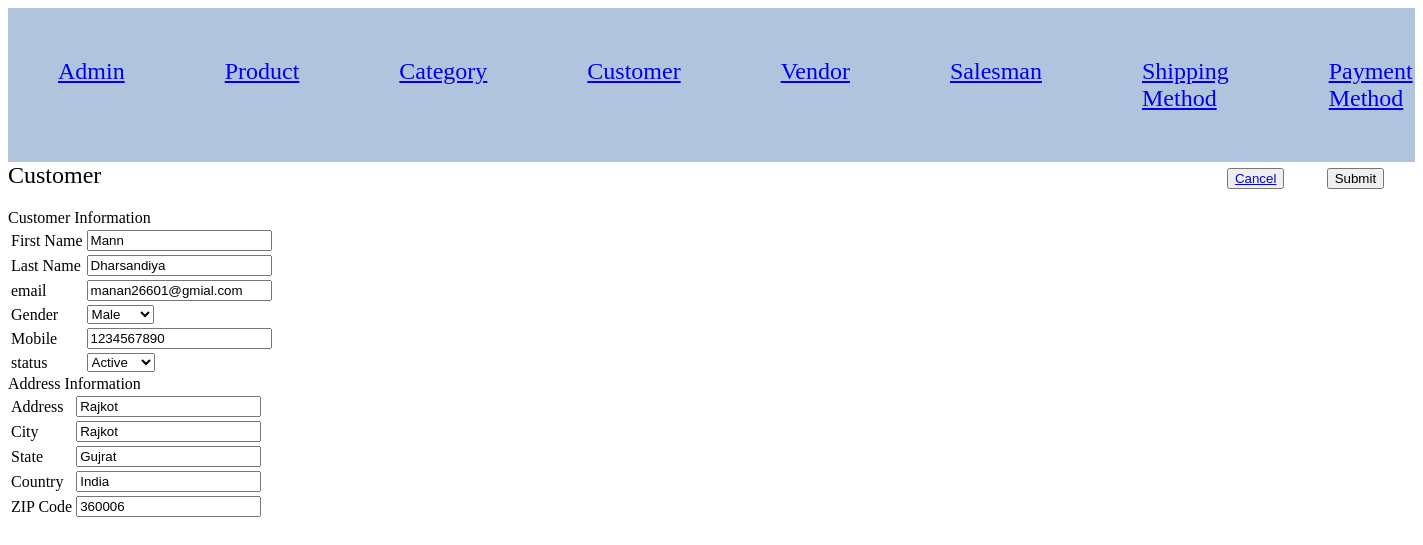
The page /project-manan-dharsandiya/Index.php?c=customer&a=edit&id=102 on the database its author committed.
### tables this page shows
CREATE TABLE `customer` (
  `customer_id` int(11) NOT NULL,
  `first_name` varchar(255) NOT NULL,
  `last_name` varchar(255) NOT NULL,
  `email` varchar(255) NOT NULL,
  `gender` enum('1','2') NOT NULL,
  `mobile` int(10) NOT NULL,
  `status` enum('1','2') NOT NULL,
  `created_at` datetime NOT NULL,
  `updated_at` datetime DEFAULT NULL
);

CREATE TABLE `customer_address` (
  `address_id` int(11) NOT NULL,
  `customer_id` int(11) NOT NULL,
  `address` varchar(255) NOT NULL,
  `city` varchar(50) NOT NULL,
  `state` varchar(50) NOT NULL,
  `country` varchar(50) NOT NULL,
  `zip` int(8) NOT NULL
);

### project-manan-dharsandiya/Model/Core/View.php (called while the page is built, shortened)
<?php
class Model_Core_View
{
	protected $data = [];
	protected $template = null;
	public function __get($key)
	{
		return $this->data[$key];
	}
	public function setData($data)
	{
		$this->data = $data;
		return $this;
	}
	public function setTemplate($template)
	{
		$this->template = $template;
		return $this;
	}
	public function getTemplate()
	{
		return $this->template;
	}
	public function render()
	{
		require 'View' . DS . $this->getTemplate();
	}
	public function getUrl($action = null, $controller = null, $params = [], $resetParam = false)
	{
		return Ccc::getModel('Core_Url')->getUrl($action, $controller, $params, $resetParam);
	}
}
?>

### project-manan-dharsandiya/Controller/Core/Action.php (called while the page is built, shortened)
<?php
class Controller_Core_Action
{
	protected $view = null;
	public function setView($view)
	{
		$this->view = $view;
		return $this;
	}
	public function getView()
	{
		if ($this->view) {
			return $this->view;
		}
		$view = Ccc::getModel('Core_View');
		return $view;
	}
	public function render()
	{
		return $this->getView()->render();
	}
}
?>

### project-manan-dharsandiya/Controller/Customer.php (called while the page is built, shortened)
<?php
class Controller_Customer extends Controller_Core_Action
{
	public function editAction()
	{
		try {
			if (!($id = (int) $this->getRequest()->getParams('id'))) {
				throw new Exception("Invalid request.", 1);
			}
			if (!($customer =  Ccc::getModel('Customer_Row')->load($id))) {
				throw new Exception("Invalid Id.", 1);
			}
			$customerAddress =  Ccc::getModel('Customer_Row');
			$customerAddress->getTable()->setTableName('customer_address');
			if (!$customerAddress->load($id)) {
				throw new Exception("Invalid Id.", 1);
			}
			$this->render();
		} catch (Exception $e) {
			$this->getMessage()->addMessage($e->getMessage(),Model_Core_Message::FAILURE);
			$this->redirect('grid');
		}
	}
}
?>

### project-manan-dharsandiya/Controller/Core/Front.php (called while the page is built, shortened)
<?php
class Controller_Core_Front
{
	public function init()
	{
		$request = Ccc::getModel('Core_Request');
		$controller = new $controllerClassName();
		$actionName = $request->getActionName().'Action';
		$controller->$actionName();
	}
}
?>

### project-manan-dharsandiya/Index.php (called while the page is built, shortened)
<?php
spl_autoload_register(function ($className) {
    $classPath = str_replace('_', '/', $className);
});
class Ccc
{
	public static function init()
	{
		$front = new Controller_Core_Front();
		$front->init();
	}
	public static function getModel($className)
	{
		return new $className();
	}
}
Ccc::init();
?>

### project-manan-dharsandiya/Model/Core/Url.php (called while the page is built, shortened)
<?php
class Model_Core_Url
{
	public function getUrl($action = null, $controller = null, $params = [], $resetParam = false)
	{
		$request = Ccc::getModel('Core_Request');
		$final = $request->getParams();
		if ($resetParam) {
			$final = [];
		}
		if ($controller) {
			$final['c'] = $controller;
		}
		else {
			$final['c'] = $request->getControllerName();
		}
		if ($action) {
			$final['a'] = $action;
		}
		else {
			$final['a'] = $request->getActionName();
		}
		$queryString = http_build_query($final);
		$url = $_SERVER['REQUEST_SCHEME'] . "://" . $_SERVER['HTTP_HOST'] . $_SERVER['SCRIPT_NAME'] . "?" . $queryString;
		return $url;
	}
}
?>

### project-manan-dharsandiya/Model/Core/Request.php (called while the page is built, shortened)
<?php
class Model_Core_Request
{
	public function getParams($key=null, $value=null)
	{
		if ($key == null) {
			return $_GET;
		}
		if (array_key_exists($key, $_GET)) {
			return $_GET[$key];
		}
		return $value;
	}
	public function getControllerName()
	{
		return $this->getParams('c', 'Index');
	}
}
?>

### project-manan-dharsandiya/Model/Core/Table/Row.php (called while the page is built, shortened)
<?php
class Model_Core_Table_Row
{
	protected $data = [];
	protected $table = null;
	public function setTable($table)
	{
		$this->table = $table;
		return $this;
	}
	public function getTable()
	{
		if ($this->table) {
			return $this->table;
		}
		return $this->table;
	}
	public function getTableName()
	{
		return $this->getTable()->getTableName();
	}
	public function getPrimaryKey()
	{
		return $this->getTable()->getPrimaryKey();
	}
	public function __get($key)
	{
		if (array_key_exists($key, $this->data)) {
			return $this->data[$key];
		}
		return null;
	}
	public function setData($data)
	{
		$this->data = array_merge($this->data, $data);
		return $this;
	}
	public function load($id, $column = null)
	{
		if (!$column) {
			$column = $this->getPrimaryKey();
		}
		$query = "SELECT * FROM `{$this->getTableName()}` WHERE `{$column}` = '{$id}'";
		$row = $this->getTable()->fetchRow($query);
		return $this;
	}
}
?>

### project-manan-dharsandiya/Model/Core/Adapter.php (called while the page is built, shortened)
<?php
class Model_Core_Adapter
{
	public $config = [
		'host' => 'localhost',
		'username' => 'root',
		'password' => '',
		'dbname' => 'project-manan-dharsandiya1'
	];
	public function connect(){
		$connect = mysqli_connect(
			$this->config['host'],
			$this->config['username'],
			$this->config['password'],
			$this->config['dbname']
		);
		return $connect;
	}
	public function fetchRow($query){
		$connect = $this->connect();
		$result = mysqli_query($connect, $query);
		if ($result->num_rows > 0) {
			return $result->fetch_assoc();
		}
		return false;
	}
}
?>

### project-manan-dharsandiya/Model/Core/Table.php (called while the page is built, shortened)
<?php
class Model_Core_Table
{
	public function getAdapter()
	{
		$adapter = Ccc::getModel('Core_Adapter');
		return $adapter;
	}
	public function fetchRow($query)
	{
		return $this->getAdapter()->fetchRow($query);
	}
}
?>

### project-manan-dharsandiya/Model/Customer/Row.php (called while the page is built, shortened)
<?php
class Model_Customer_Row extends Model_Core_Table_Row
{
	public function getStatusOptions()
	{
		return [
			self::STATUS_ACTIVE => self::STATUS_ACTIVE_LBL,
			self::STATUS_INACTIVE => self::STATUS_INACTIVE_LBL
		];
	}
	public function getGenderOptions()
	{
		return [
			self::GENDER_MALE => self::GENDER_MALE_LBL,
			self::GENDER_FEMALE => self::GENDER_FEMALE_LBL
		];
	}
	public function getStatus()
	{
		if ($this->status) {
			return $this->status;
		}
		return self::STATUS_DEFAULT;
	}
	public function getGender()
	{
		if ($this->gender) {
			return $this->gender;
		}
		return self::GENDER_DEFAULT;
	}
}
?>

### project-manan-dharsandiya/View/customer/edit.phtml (the view, shortened to what this page needs)
<?php
$customer = $this->customer;
$customerAddress = $this->customerAddress;
?>
<!DOCTYPE html>
<html>
<head>
	<link rel="stylesheet" type="text/css" href="Skin/css/style.css">
</head>
<body>
	<form action="<?php echo $this->getUrl('save'); ?>" method="post">
		<div class="add">
			<div>Customer</div>
			<div class="cancel">
				<button><a href="<?php echo $this->getUrl('grid', null, [], true); ?>">Cancel</a></button>
			</div>
			<div class="submit">
				<button type="submit">Submit</button>
			</div>
		</div>
		<div>Customer Information</div>
		<table>
			<tr>
				<td>First Name</td>
				<td><input type="text" name="customer[first_name]" value="<?php echo $customer->first_name; ?>"></td>
			</tr>
			<tr>
				<td>Last Name</td>
				<td><input type="text" name="customer[last_name]" value="<?php echo $customer->last_name; ?>"></td>
			</tr>
			<tr>
				<td>email</td>
				<td><input type="text" name="customer[email]" value="<?php echo $customer->email; ?>"></td>
			</tr>
			<tr>
				<td>Gender</td>
				<td>
					<select name="customer[gender]">
						<?php foreach ($customer->getGenderOptions() as $key => $value) : ?>
						<?php $selected = ($key == $customer->getGender()) ? "selected" : ''; ?>
						<option value="<?php echo $key; ?>" <?php echo $selected;?>><?php echo $value; ?></option>
						<?php endforeach; ?>
					</select>
				</td>
			</tr>
			<tr>
				<td>Mobile</td>
				<td><input type="text" name="customer[mobile]" value="<?php echo $customer->mobile; ?>"></td>
			</tr>
			<tr>
				<td>status</td>
				<td>
					<select name="customer[status]">
						<?php foreach ($customer->getStatusOptions() as $key => $value) : ?>
						<?php $selected = ($key == $customer->getStatus()) ? "selected" : ''; ?>
						<option value="<?php echo $key; ?>" <?php echo $selected;?>><?php echo $value; ?></option>
						<?php endforeach; ?>
					</select>
				</td>
			</tr>
		</table>
		<div>Address Information</div>
		<table>
			<tr>
				<td>Address</td>
				<td><input type="text" name="customerAddress[address]" value="<?php echo $customerAddress->address; ?>"></td>
			</tr>
			<tr>
				<td>City</td>
				<td><input type="text" name="customerAddress[city]" value="<?php echo $customerAddress->city; ?>"></td>
			</tr>
			<tr>
				<td>State</td>
				<td><input type="text" name="customerAddress[state]" value="<?php echo $customerAddress->state; ?>"></td>
			</tr>
			<tr>
				<td>Country</td>
				<td><input type="text" name="customerAddress[country]" value="<?php echo $customerAddress->country; ?>"></td>
			</tr>
			<tr>
				<td>ZIP Code</td>
				<td><input type="text" name="customerAddress[zip]" value="<?php echo $customerAddress->zip; ?>"></td>
			</tr>
		</table>
	</form>
</body>
</html>

### project-manan-dharsandiya/Skin/css/style.css (style rules this page uses)
.add { display: flex; font-size: 150%; margin-bottom: 20px; }
.cancel { margin-left: 80%; }
.submit { margin-left: 3%; }

### rows shown on the page
customer: first_name "Mann", last_name "Dharsandiya", email "manan26601@gmial.com", mobile "1234567890"
customer_address: address "Rajkot", city "Rajkot", state "Gujrat", country "India", zip "360006"

### other values the page prints
form field value "Male"
form field value "Active"
